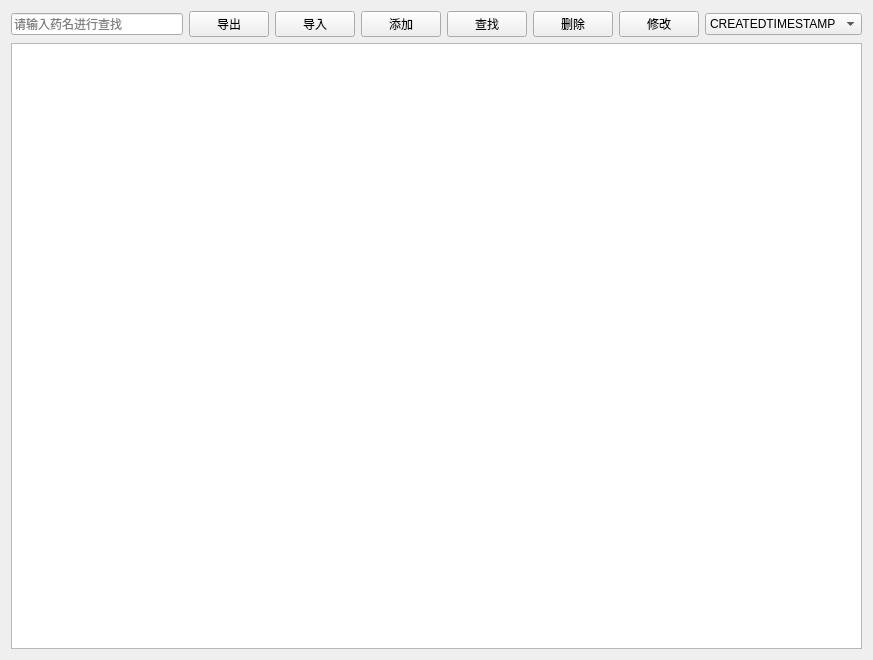
<?xml version="1.0" encoding="UTF-8"?>
<ui version="4.0">
 <class>MedicineView</class>
 <widget class="QWidget" name="MedicineView">
  <property name="geometry">
   <rect>
    <x>0</x>
    <y>0</y>
    <width>873</width>
    <height>660</height>
   </rect>
  </property>
  <property name="windowTitle">
   <string>Form</string>
  </property>
  <layout class="QGridLayout" name="gridLayout">
   <item row="0" column="0">
    <layout class="QHBoxLayout" name="horizontalLayout">
     <item>
      <widget class="QLineEdit" name="txtSearch">
       <property name="placeholderText">
        <string>请输入药名进行查找</string>
       </property>
      </widget>
     </item>
     <item>
      <widget class="QPushButton" name="btExport">
       <property name="text">
        <string>导出</string>
       </property>
      </widget>
     </item>
     <item>
      <widget class="QPushButton" name="btImport">
       <property name="text">
        <string>导入</string>
       </property>
      </widget>
     </item>
     <item>
      <widget class="QPushButton" name="btAdd">
       <property name="text">
        <string>添加</string>
       </property>
       <property name="icon">
        <iconset>
         <normaloff>:/img/添加.png</normaloff>:/img/添加.png</iconset>
       </property>
      </widget>
     </item>
     <item>
      <widget class="QPushButton" name="btSearch">
       <property name="text">
        <string>查找</string>
       </property>
       <property name="icon">
        <iconset>
         <normaloff>:/img/查找.png</normaloff>:/img/查找.png</iconset>
       </property>
      </widget>
     </item>
     <item>
      <widget class="QPushButton" name="btDelete">
       <property name="text">
        <string>删除</string>
       </property>
       <property name="icon">
        <iconset>
         <normaloff>:/img/删除.png</normaloff>:/img/删除.png</iconset>
       </property>
      </widget>
     </item>
     <item>
      <widget class="QPushButton" name="btEdit">
       <property name="text">
        <string>修改</string>
       </property>
       <property name="icon">
        <iconset>
         <normaloff>:/img/修改.png</normaloff>:/img/修改.png</iconset>
       </property>
      </widget>
     </item>
     <item>
      <widget class="QComboBox" name="comboBox">
       <item>
        <property name="text">
         <string>CREATEDTIMESTAMP </string>
        </property>
       </item>
       <item>
        <property name="text">
         <string>STOCK</string>
        </property>
       </item>
       <item>
        <property name="text">
         <string/>
        </property>
       </item>
      </widget>
     </item>
    </layout>
   </item>
   <item row="1" column="0">
    <widget class="QTableView" name="tableView"/>
   </item>
  </layout>
 </widget>
 <resources/>
 <connections/>
</ui>
